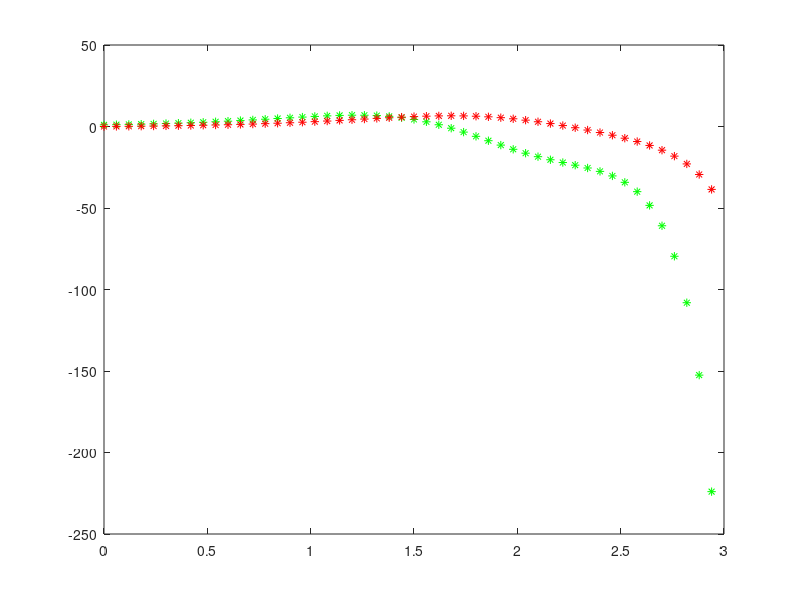

Write MATLAB code to recreate this figure.
function solve_question_q4()
%% 4th Runge Kutta
clc,clear
N = 50; a=0;b=3;
k=(b-a)/N;
fxy = @(x,y,t)(2*x - y^2 + t*exp(t) - t);
x0=1;  y0=0;
t = [a:k:b-k];
out_y = zeros(N,1); out_y(1) = y0;
out_x = zeros(N,1); out_x(1) = x0;
for i=2:N
    out_y(i) = out_y(i-1) + out_x(i-1)*k;
    
    xk1 = fxy(out_x(i-1),out_y(i-1),t(i-1));
    xk2 = fxy(out_x(i-1) + xk1*k/2,out_y(i-1),t(i-1)+k/2);
    xk3 = fxy(out_x(i-1) + xk2*k/2,out_y(i-1),t(i-1)+k/2);
    xk4 = fxy(out_x(i-1) + xk3*k,out_y(i-1),t(i-1)+k);
    out_x(i) = out_x(i-1) + (k/6)*(xk1 + 2*xk2 + 2*xk3 + xk4); 
end
figure(1)
plot(t,out_x,'g*'); hold on
plot(t,out_y,'r*');

